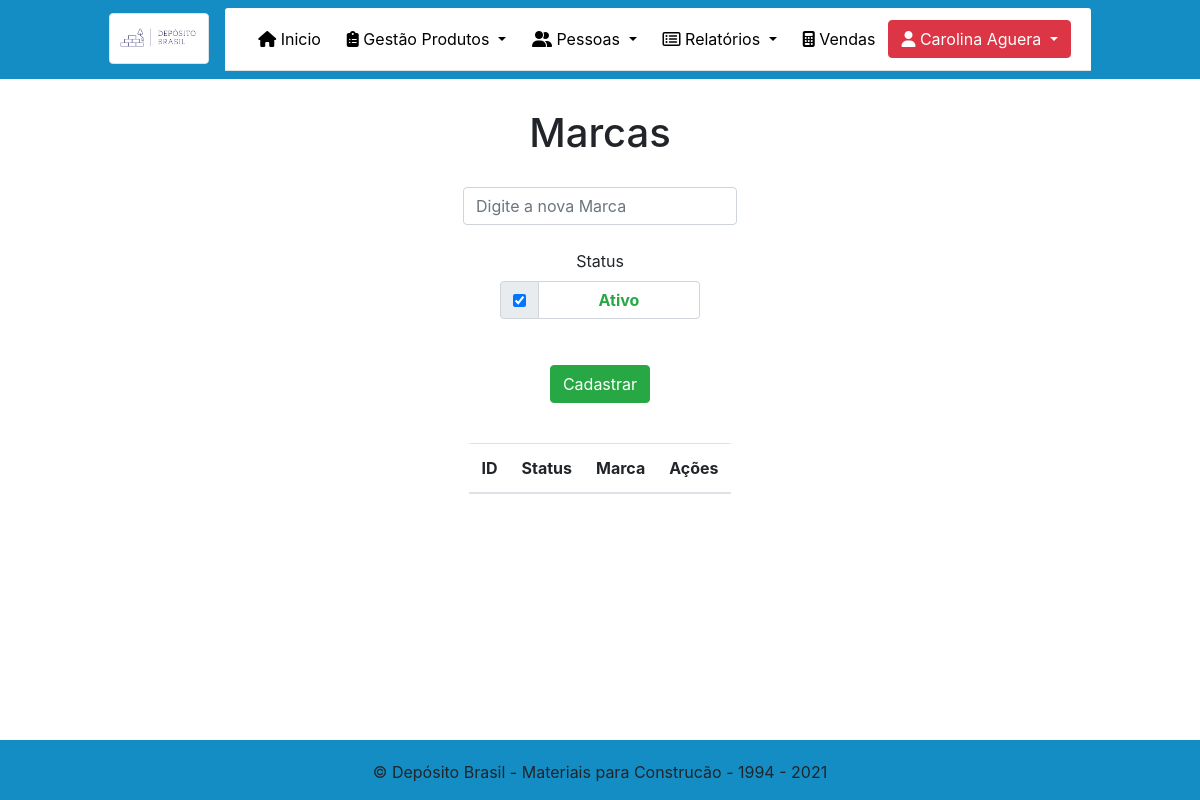
Before: /Admin/Marca.php (signed in) with the older database file.
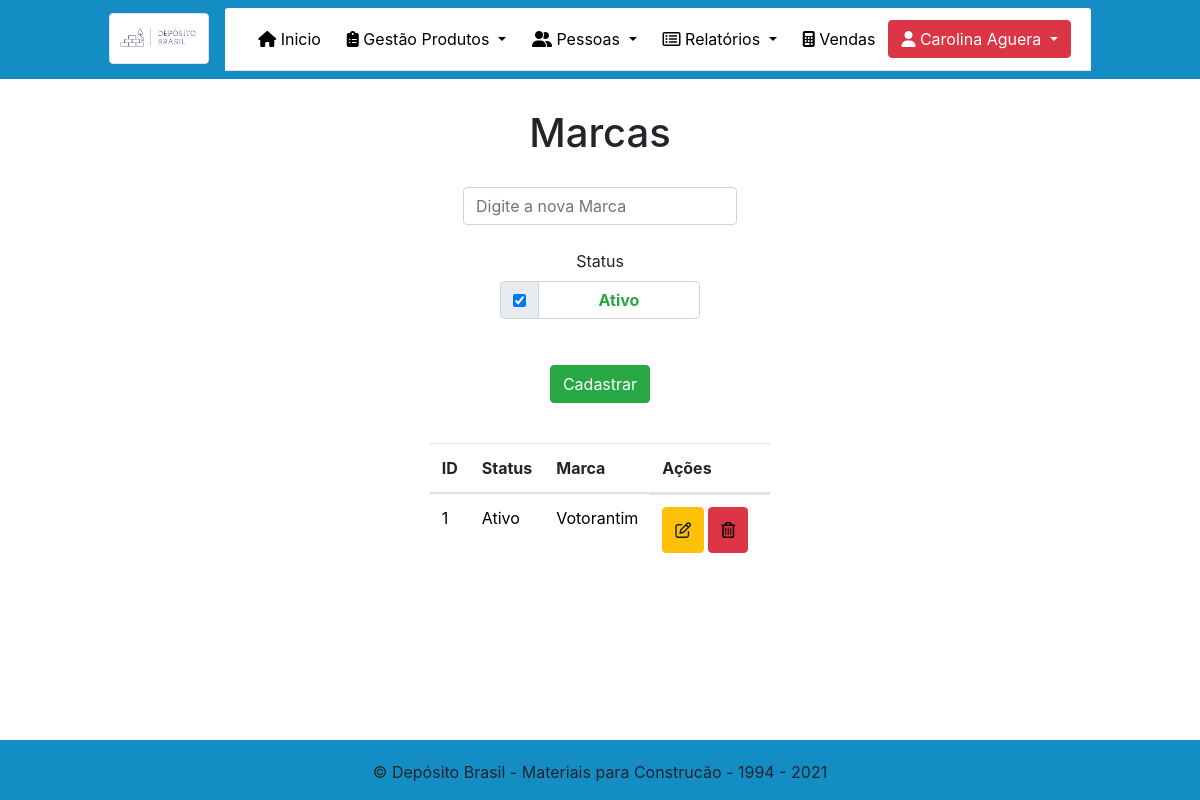
After: the same page with the newer database file.
### tables this page shows
CREATE TABLE `marca` (
  `id` int(11) NOT NULL,
  `status` tinyint(1) NOT NULL,
  `nome` varchar(45) NOT NULL
);

### Admin/Marca.php (the view, shortened to what this page needs)
<!DOCTYPE html>
<html lang="pt-br">
<?php
require_once("../dependencias.php");
require_once("../menu.php");
?>
<head>
</head>
<body class="teste">
    <h1 style="text-align: center; margin-top: 30px;">Marcas</h1>
    <center class="container">
        <form name="form" method="POST" action="Marca.php" class="needs-validation" novalidate>
            <input type="text" class="form-control" name="nome" style="width: auto; margin-top: 30px;" placeholder="Digite a nova Marca" required>
            <br>
            <div class="form-group "><label class="control-label" style="width: 200px !important;" for="status">Status</label><input type="hidden" name="status" value="0">
                <div class="input-group" style="width: 200px !important;">
                    <div class="input-group-prepend">
                        <div class="input-group-text">
                            <input type="checkbox" name="status" value="1" id="status" onclick="teste1(this);" checked>
                        </div>
                    </div>
                    <div class="form-control"><strong class="text-success" id="statuscadastrar">Ativo</strong></div>
                </div>
            </div>
            <button type="submit" class="btn btn-success" style="margin-top: 30px;" name="salvar">Cadastrar</button>
        </form>
        <table class="table table-hover" style="margin-top: 40px; width: auto;">
            <thead>
                <tr>
                    <th scope="col">ID</th>
                    <th scope="col">Status</th>
                    <th scope="col">Marca</th>
                    <th scope="col">Ações</th>
                </tr>
            </thead>
            <tbody style="color: black;">
                <?php
                $conexao = mysqli_connect('127.0.0.1', 'root', '', 'tcc');
                $sql = "select * from marca ";
                $marcas = mysqli_query($conexao, $sql);
                while ($data = mysqli_fetch_array($marcas)) {
                    if ($data['status'] == 1) {
                        $statusProduto = 'Ativo';
                    } else {
                        $statusProduto = 'Inativo';
                    } ?>
                <tr>
                    <td><?= $data['id']  ?></td>
                    <td><?= $statusProduto  ?></td>
                    <td><?= $data['nome']  ?></td>
                    <td class="actions d-flex" style="width: 120px;">
                        <form action="Marca.php" name="form" method="post" class="needs-validation" novalidate>
                            <button class="btn btn-warning btn-xs" type="button" style="margin-right: 4px; height: 46px; width: auto; " data-toggle="modal" data-target="#modalExemplo<?= $data['id'] ?>"><i class="far fa-edit"></i></button>
                        </form>
                        <button class="btn btn-danger btn-xs" type="button" data-toggle="modal" data-target="#ExemploModalCentralizado1<?= $data['id'] ?>"><i class="far fa-trash-alt" style="color: black;"></i></button>
                    </td>
                </tr>
                <?php  }    ?>
            </tbody>
        </table>
    </center>
    <?php
    require_once("rodape.php");
    ?>
</body>
</html>

Changed rows visible on the page:
added marca: id "1", status "Ativo", nome "Votorantim"
